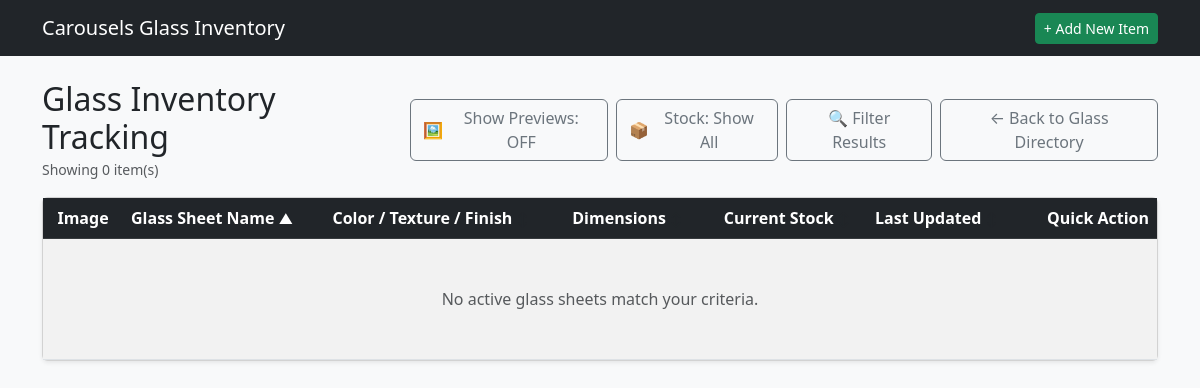
Page /glass/inventory on the earlier database version.
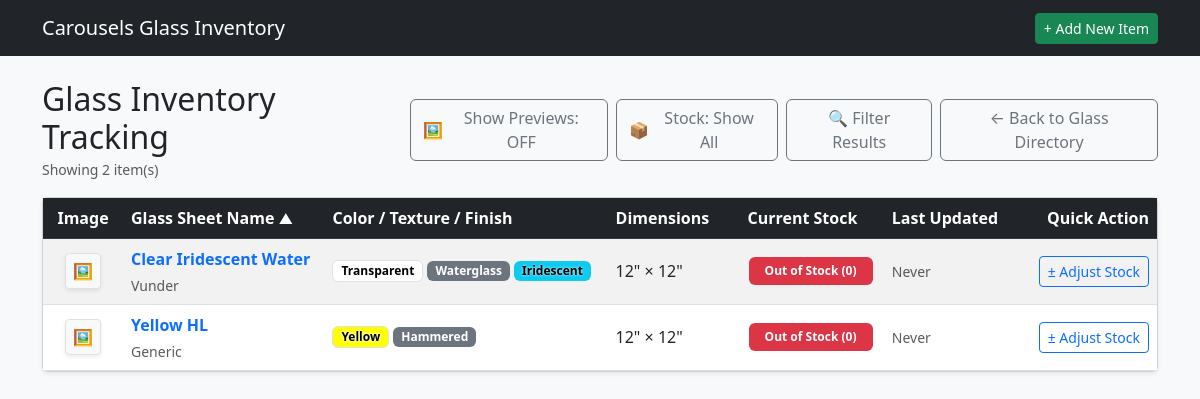
Same page on the later database version.
### tables this page shows
CREATE TABLE GPC (

    GLASSID INTEGER,                          
    GLSPRICE NUMERIC,                         
    STDATE TEXT,                              
    ENDDATE TEXT,                             

    FOREIGN KEY (GLASSID) REFERENCES GSI(GLASSID) ON DELETE CASCADE ON UPDATE CASCADE

);

CREATE TABLE GSI (

    GLASSID INTEGER PRIMARY KEY AUTOINCREMENT,
    GLSNAME TEXT,
    GLSMANF TEXT,
    GLSLEN INTEGER,
    GLSWID INTEGER,
    GLSTHK INTEGER,
    GLSTEX TEXT,
    GLSIRI INTEGER,
    GLSOPAL INTEGER,
    GLSOURCE TEXT,
    GLLINK TEXT,
    GLSIMG TEXT,
    GLSNOTE TEXT,
    COLOR TEXT,
    GTRNSN TEXT,
    ISACTIVE INTEGER,

    FOREIGN KEY (GLSTEX) REFERENCES GTL(GLSTEX) ON DELETE SET NULL ON UPDATE CASCADE,
    FOREIGN KEY (COLOR) REFERENCES COLOR(COLOR) ON DELETE SET NULL ON UPDATE CASCADE,
    FOREIGN KEY (GLSOURCE) REFERENCES GSL(GLSOURCE) ON DELETE SET NULL ON UPDATE CASCADE,
    FOREIGN KEY (GTRNSN) REFERENCES GTRNS(GTRNSN) ON DELETE SET NULL ON UPDATE CASCADE

);

### app.py (the view, shortened to what this page needs)
@app.route('/glass/inventory', methods=['GET', 'POST'])
def glass_inventory():
    db = get_db()
    sort_by = request.args.get('sort_by', 'GLSNAME')
    order = request.args.get('order', 'asc').lower()
    if order not in ['asc', 'desc']:
        order = 'asc'
    q = request.args.get('q', '').strip()
    manf = request.args.get('manf', '').strip()
    tex = request.args.get('tex', '').strip()
    color = request.args.get('color', '').strip()
    source = request.args.get('source', '').strip()
    min_price = request.args.get('min_price', '').strip()
    max_price = request.args.get('max_price', '').strip()
    stock_filter = request.args.get('stock_filter', '').strip()
    iridescent_filter = request.args.get('iridescent')
    opalescent_filter = request.args.get('opalescent')
    stock_display_mode = request.args.get('stock_display', 'all')
    allowed_sorts = {
        'GLASSID': 'GLASSID',
        'GLSNAME': 'GLSNAME',
        'GLSMANF': 'GLSMANF',
        'GLSTEX': 'GLSTEX',
        'COLOR': 'COLOR',
        'COLOR_HSV': 'COLOR_HSV',
        'GLSIRI': 'GLSIRI',
        'GLSOPAL': 'GLSOPAL',
        'GLSLEN': 'GLSLEN',
        'CURRENT_STOCK': 'CURRENT_STOCK',
        'LAST_UPDATED': 'LAST_UPDATED'
    }
    sql_sort_column = 'GLSNAME' if sort_by == 'COLOR_HSV' else allowed_sorts.get(sort_by, 'GLSNAME')
    where_clauses = ["g.ISACTIVE = 1"]
    params = []
    if q:
        where_clauses.append("(g.GLSNAME LIKE ? OR g.GLSMANF LIKE ? OR g.GLSNOTE LIKE ?)")
        params.extend([f"%{q}%", f"%{q}%", f"%{q}%"])
    if manf:
        where_clauses.append("g.GLSMANF = ?")
        params.append(manf)
    if tex:
        where_clauses.append("g.GLSTEX = ?")
        params.append(tex)
    if color:
        where_clauses.append("g.COLOR = ?")
        params.append(color)
    if iridescent_filter:
        where_clauses.append("g.GLSIRI = ?")
        params.append(iridescent_filter)
    if opalescent_filter:
        where_clauses.append("g.GLSOPAL = ?")
        params.append(opalescent_filter)
    if source:
        where_clauses.append("g.GLSOURCE = ?")
        params.append(source)
    if min_price:
        where_clauses.append("p.GLSPRICE >= ?")
        params.append(min_price)
    if max_price:
        where_clauses.append("p.GLSPRICE <= ?")
        params.append(max_price)
    where_sql = f"WHERE {' AND '.join(where_clauses)}"
    having_conditions = []
    if stock_filter == 'out':
        having_conditions.append("CURRENT_STOCK = 0")
    elif stock_filter == 'low':
        having_conditions.append("CURRENT_STOCK = 1")
    elif stock_filter == 'in':
        having_conditions.append("CURRENT_STOCK > 1")
    if stock_display_mode == 'out':
        having_conditions.append("CURRENT_STOCK <= 0")
    elif stock_display_mode == 'hide':
        having_conditions.append("CURRENT_STOCK > 0")
    stock_having_sql = f"GROUP BY GLASSID HAVING {' AND '.join(having_conditions)}" if having_conditions else ""
    query = f"""
        SELECT GLASSID, GLSNAME, GLSMANF, GLSLEN, GLSWID, GLSTHK, GLSTEX,
               GLSIRI, GLSOPAL, GLSOURCE, GLLINK, GLSIMG, GLSNOTE, COLOR,
               ISACTIVE, CHEX, GLSPRICE, SRCWEB, CURRENT_STOCK, LAST_UPDATED
        FROM (
            SELECT g.GLASSID, g.GLSNAME, g.GLSMANF, g.GLSLEN, g.GLSWID, g.GLSTHK,
                   g.GLSTEX, g.GLSIRI, g.GLSOPAL, g.GLSOURCE, g.GLLINK, g.GLSIMG,
                   g.GLSNOTE, g.COLOR, g.ISACTIVE, c.CHEX, p.GLSPRICE, l.SRCWEB,
                   COALESCE((
                       SELECT i.GLSSTOCK
                       FROM GLSINV i
                       WHERE i.GLASSID = g.GLASSID
                       ORDER BY i.TS DESC, i.GLSTRNID DESC
                       LIMIT 1
                   ), 0) AS CURRENT_STOCK,
                   (
                       SELECT i.TS
                       FROM GLSINV i
                       WHERE i.GLASSID = g.GLASSID
                       ORDER BY i.TS DESC, i.GLSTRNID DESC
                       LIMIT 1
                   ) AS LAST_UPDATED
            FROM GSI g
            LEFT JOIN COLOR c ON g.COLOR = c.COLOR
            LEFT JOIN GPC p ON g.GLASSID = p.GLASSID
            LEFT JOIN GSL l ON g.GLSOURCE = l.GLSOURCE
            {where_sql}
        ) sub
        {stock_having_sql}
        ORDER BY {sql_sort_column} {order.upper()}
    """
    raw_items = db.execute(query, params).fetchall()
    inventory_items = []
    for row in raw_items:
        item = dict(row)
        item['COLOR_HSV'] = hex_to_hsv(item.get('CHEX'))
        inventory_items.append(item)
    if sort_by == 'COLOR_HSV':
        inventory_items.sort(
            key=lambda x: x['COLOR_HSV'],
            reverse=(order == 'desc')
        )
    textures = db.execute("SELECT DISTINCT GLSTEX FROM GSI WHERE ISACTIVE = 1 AND GLSTEX IS NOT NULL AND GLSTEX != '' ORDER BY GLSTEX").fetchall()
    colors = db.execute("SELECT * FROM COLOR ORDER BY COLOR").fetchall()
    sources = db.execute("SELECT DISTINCT GLSOURCE FROM GSI WHERE ISACTIVE = 1 AND GLSOURCE IS NOT NULL AND GLSOURCE != '' ORDER BY GLSOURCE").fetchall()
    manufacturers = db.execute("SELECT DISTINCT GLSMANF FROM GSI WHERE ISACTIVE = 1 AND GLSMANF IS NOT NULL AND GLSMANF != '' ORDER BY GLSMANF").fetchall()
    iridescent_options = db.execute("SELECT DISTINCT GLSIRI FROM GSI WHERE ISACTIVE = 1 AND GLSIRI = 1").fetchall()
    opalescent_options = db.execute("SELECT DISTINCT GLSOPAL FROM GSI WHERE ISACTIVE = 1 AND GLSOPAL = 1").fetchall()
    return render_template(
        'glass_inventory.html',
        inventory_items=inventory_items,
        textures=textures,
        colors=colors,
        sources=sources,
        manufacturers=manufacturers,
        iridescent_options=iridescent_options,
        opalescent_options=opalescent_options,
        current_sort=sort_by,
        current_order=order,
        today_date=date.today().isoformat(),
        filters={
            'q': request.args.get('q', ''),
            'manf': request.args.get('manf', ''),
            'tex': request.args.get('tex', ''),
            'color': request.args.get('color', ''),
            'source': request.args.get('source', ''),
            'min_price': request.args.get('min_price', ''),
            'max_price': request.args.get('max_price', ''),
            'stock_filter': request.args.get('stock_filter', ''),
            'stock_display': stock_display_mode,
            'iridescent': request.args.get('iridescent', ''),
            'opalescent': request.args.get('opalescent', '')
        }
    )

### templates/glass_inventory.html (shortened to what this page needs)
{% extends 'base.html' %}
{% block content %}
<div class="d-flex justify-content-between align-items-center mb-3">
    <div>
        <h2 class="mb-0">Glass Inventory Tracking</h2>
        <small class="text-muted">Showing {{ inventory_items|length }} item(s)</small>
    </div>
    <div class="d-flex gap-2">
        <button type="button" id="thumbnailToggleBtn" class="btn btn-outline-secondary d-flex align-items-center gap-1" onclick="toggleThumbnails()">
            🖼️ <span id="toggleBtnText">Show Previews: OFF</span>
        </button>
        {% set stock_mode = filters.stock_display | default('all') %}
        <button type="button" id="stockDisplayToggleBtn" class="btn btn-outline-secondary d-flex align-items-center gap-1" onclick="cycleStockDisplay()">
            📦 <span id="stockDisplayBtnText">
                {% if stock_mode == 'out' %}Stock: Out Only
                {% elif stock_mode == 'hide' %}Stock: Hide Out
                {% else %}Stock: Show All{% endif %}
            </span>
        </button>
        <button type="button" class="btn btn-outline-secondary d-flex align-items-center gap-1" data-bs-toggle="modal" data-bs-target="#filterModal">
            🔍 Filter Results
        </button>
        <a href="{{ url_for('list_glass') }}" class="btn btn-outline-secondary">← Back to Glass Directory</a>
    </div>
</div>
{% macro sort_header(col_key, label) %}
    {% set new_order = 'desc' if current_sort == col_key and current_order == 'asc' else 'asc' %}
    <a href="{{ url_for('glass_inventory', sort_by=col_key, order=new_order, **filters) }}" class="text-white text-decoration-none d-block">
        {{ label }}
        {% if current_sort == col_key %}
            <small>{{ '▲' if current_order == 'asc' else '▼' }}</small>
        {% else %}
            <small class="text-muted" style="opacity: 0.4;">↕</small>
        {% endif %}
    </a>
{% endmacro %}
<div class="card shadow-sm">
    <div class="card-body p-0">
        <table class="table table-striped table-hover mb-0 align-middle">
            <thead class="table-dark">
                <tr>
                    <th style="width: 80px;" class="text-center">Image</th>
                    <th>{{ sort_header('GLSNAME', 'Glass Sheet Name') }}</th>
                    <th>{{ sort_header('COLOR_HSV', 'Color / Texture / Finish') }}</th>
                    <th>{{ sort_header('GLSLEN', 'Dimensions') }}</th>
                    <th class="text-center">{{ sort_header('CURRENT_STOCK', 'Current Stock') }}</th>
                    <th>{{ sort_header('LAST_UPDATED', 'Last Updated') }}</th>
                    <th class="text-end">Quick Action</th>
                </tr>
            </thead>
            <tbody>
                {% for item in inventory_items %}
                {% set stock = item.CURRENT_STOCK if item.CURRENT_STOCK is not none else 0 %}
                {% set img_src = item.GLSIMG %}
                {% if img_src %}
                    {% if not img_src.startswith('http') and not img_src.startswith('/') and not img_src.startswith('static/') %}
                        {% set img_src = 'static/' + img_src %}
                    {% endif %}
                {% endif %}
                <tr>
                    <td class="text-center">
                        {% if img_src %}
                            {% set resolved_img_url = url_for('static', filename=img_src.replace('static/', '')) if img_src.startswith('static/') else img_src %}
                            <div class="image-container-wrapper position-relative d-inline-block">
                                <button type="button" class="btn btn-sm btn-light border p-0 image-preview-btn shadow-sm"
                                        data-bs-toggle="modal"
                                        data-bs-target="#imagePreviewModal"
                                        data-imgsrc="{{ resolved_img_url }}"
                                        data-glassname="{{ item.GLSNAME }}"
                                        onmouseenter="showHoverPopup(event, '{{ resolved_img_url }}')"
                                        onmouseleave="hideHoverPopup()"
                                        style="width: 36px; height: 36px;">
                                    <span class="icon-view fs-6">🖼️</span>
                                </button>
                            </div>
                        {% else %}
                            <div class="bg-secondary text-white rounded d-inline-flex align-items-center justify-content-center p-1"
                                 style="width: 36px; height: 36px; font-size: 8px; line-height: 1.1; text-align: center;"
                                 title="No image exists">
                                no image
                            </div>
                        {% endif %}
                    </td>
                    <td>
                        <a href="{{ url_for('glass_detail', glass_id=item.GLASSID) }}" class="fw-bold text-decoration-none text-primary">
                            {{ item.GLSNAME }}
                        </a>
                        <div class="small text-muted d-flex align-items-center gap-1 mt-1">
                            <span>{{ item.GLSMANF or 'Generic' }}</span>
                        </div>
                    </td>
                    <td>
                        <div class="d-flex flex-wrap gap-1 align-items-center">
                            {% if item.COLOR %}
                                {% set bg_hex = item.CHEX if item.CHEX else 'ccc' %}
                                {% if not bg_hex.startswith('#') %}
                                    {% set bg_hex = '#' + bg_hex %}
                                {% endif %}
                                <span class="badge border px-2 py-1" style="background-color: {{ bg_hex }}; color: #000 !important; text-shadow: 0px 0px 3px rgba(255,255,255,0.9), 0px 0px 3px rgba(255,255,255,0.9); font-weight: 600;">
                                    {{ item.COLOR }}
                                </span>
                            {% endif %}
                            {% if item.GLSTEX %}
                                <span class="badge bg-secondary text-white px-2 py-1">
                                    {{ item.GLSTEX }}
                                </span>
                            {% endif %}
                            {% if item.GLSIRI %}
                                <span class="badge px-2 py-1" style="background-color: #0dcaf0; color: #000 !important; text-shadow: 0px 0px 3px rgba(255,255,255,0.9); font-weight: 600;">
                                    Iridescent
                                </span>
                            {% endif %}
                        </div>
                    </td>
                    <td>
                        {% if item.GLSLEN %}{{ item.GLSLEN }}" × {{ item.GLSWID }}"{% else %}—{% endif %}
                    </td>
                    <td class="text-center">
                        {% if stock <= 0 %}
                            <span class="badge bg-danger px-3 py-2">Out of Stock (0)</span>
                        {% elif stock == 1 %}
                            <span class="badge bg-warning text-dark px-3 py-2">Low Stock (1)</span>
                        {% else %}
                            <span class="badge bg-success px-3 py-2">In Stock ({{ stock }})</span>
                        {% endif %}
                    </td>
                    <td>
                        <span class="text-muted small">{{ item.LAST_UPDATED or 'Never' }}</span>
                    </td>
                    <td class="text-end">
                        <button type="button" class="btn btn-sm btn-outline-primary adjust-btn"
                                data-bs-toggle="modal"
                                data-bs-target="#adjustModal"
                                data-glassid="{{ item.GLASSID }}"
                                data-glassname="{{ item.GLSNAME }}"
                                data-currentstock="{{ stock }}">
                            ± Adjust Stock
                        </button>
                    </td>
                </tr>
                {% else %}
                <tr>
                    <td colspan="7" class="text-center py-5 text-muted">
                        No active glass sheets match your criteria.
                    </td>
                </tr>
                {% endfor %}
            </tbody>
        </table>
    </div>
</div>
{% endblock %}

### templates/base.html (shortened to what this page needs)
<!DOCTYPE html>
<html lang="en">
<head>
    <link href="https://cdn.jsdelivr.net/npm/bootstrap@5.3.0/dist/css/bootstrap.min.css" rel="stylesheet">
</head>
<body class="bg-light">
    <nav class="navbar navbar-expand-lg navbar-dark bg-dark mb-4">
        <div class="container">
            <a class="navbar-brand" href="{{ url_for('index') }}">Carousels Glass Inventory</a>
            <div>
                <a href="{{ url_for('create_item') }}" class="btn btn-success btn-sm">+ Add New Item</a>
            </div>
        </div>
    </nav>
    <div class="container">
        {% block content %}{% endblock %}
    </div>
</body>
</html>

Differences in the rows shown:
added GPC: GLSNAME "Clear Iridescent Water", GLSMANF "Vunder", COLOR "Transparent", GLSTEX "Waterglass", GLSLEN "12", GLSWID "12", LAST_UPDATED "Never"
added GPC: GLSNAME "Yellow HL", GLSMANF "Generic", COLOR "Yellow", GLSTEX "Hammered", GLSLEN "12", GLSWID "12", LAST_UPDATED "Never"
Other differences:
{{ inventory_items|length }}: "0" → "2"
text no longer shown: "No active glass sheets match your criteria."
